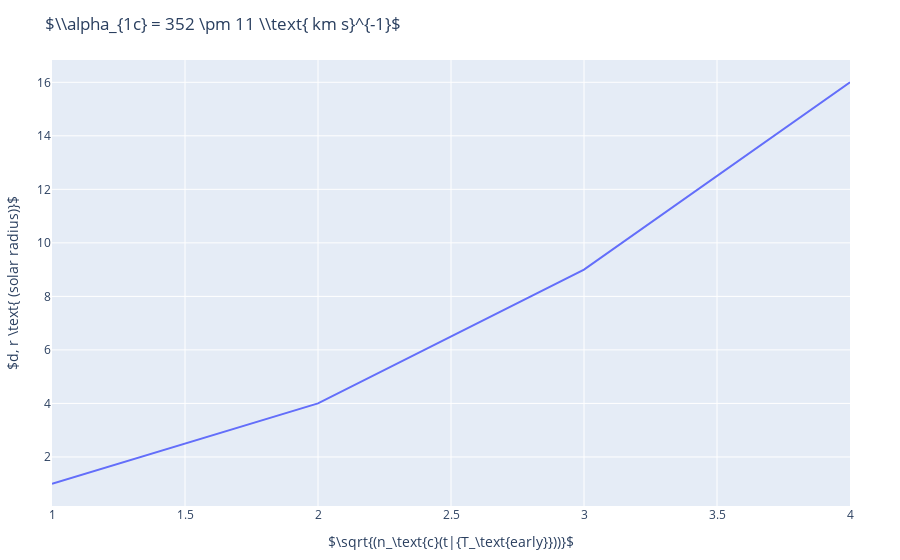

The notebook cell saved with this chart:
### Code cell
using PlotlyJS, LaTeXStrings, MathJaxRenderer

trace1 = scatter(
    x=[1, 2, 3, 4],
    y=[1, 4, 9, 16],
    mode="lines",
)

plot(trace1, Layout(
    xaxis_title=L"$\sqrt{(n_\text{c}(t|{T_\text{early}}))}$",
    yaxis_title=L"$d, r \text{ (solar radius)}$",
    title= L"\\alpha_{1c} = 352 \pm 11 \\text{ km s}^{-1}"
))

### Figure 1 — Plotly figure (JSON) as saved in the notebook; plotly's stock layout.template omitted (floating-point values rounded to 4 significant figures)
{"data": [{"mode": "lines", "type": "scatter", "x": [1, 2, 3, 4], "y": [1, 4, 9, 16]}], "layout": {"margin": {"b": 50, "l": 50, "r": 50, "t": 60}, "title": "$\\\\alpha_{1c} = 352 \\pm 11 \\\\text{ km s}^{-1}$", "xaxis": {"title": "$\\sqrt{(n_\\text{c}(t|{T_\\text{early}}))}$"}, "yaxis": {"title": "$d, r \\text{ (solar radius)}$"}}}
